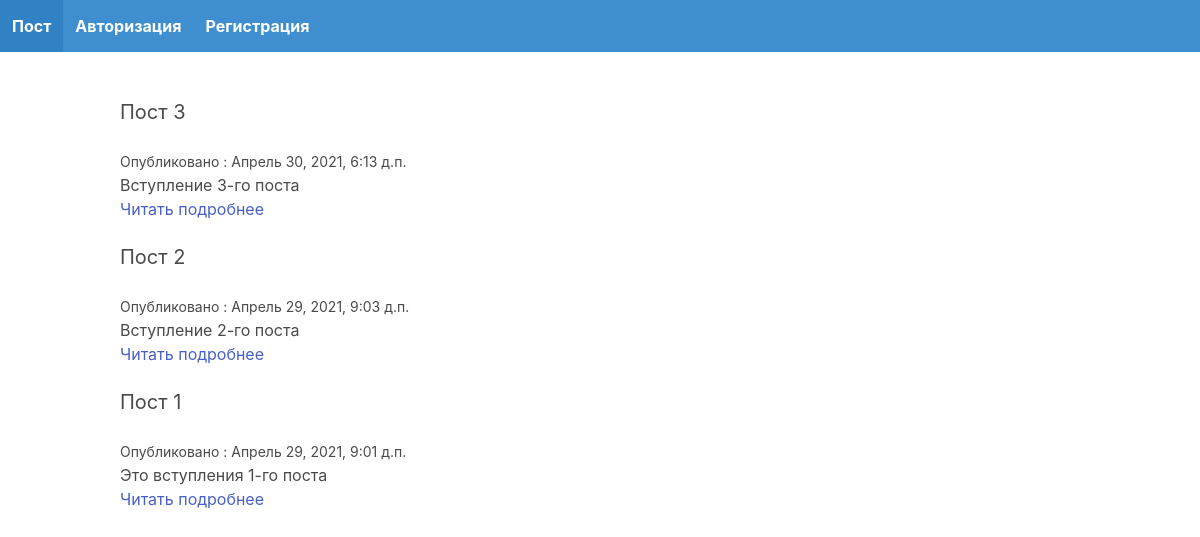
The page / on the database its author committed.
### blog/models.py (models this page shows)
class Post(models.Model):
    title = models.CharField(name="Название", max_length=255)
    slug = models.SlugField()
    intro = models.TextField(name="Вступление")
    body = models.TextField(name="Текст")
    date_abbed = models.DateTimeField(auto_now_add=True)
    class Meta:
        ordering = ['-date_abbed']

### blog/views.py (the view)
# urls.py: path('', frontpage, name='fronpage'),
def frontpage(request):
    posts = Post.objects.all()
    return render(request, 'blog/fronpage.html', {'posts': posts})

### blog/templates/blog/fronpage.html
{% extends 'blog/base.html' %}
{% block content %}
    {% for post in posts %}
        <div class="post block">
            <h2 class="subtitle">{{ post.Название }}</h2>
            <small>Опубликовано : {{ post.date_abbed }}</small>
            <p>{{ post.Вступление }}</p>
            <a href="{% url 'post_detail' post.slug%}">Читать подробнее</a>
        </div>
    {% endfor %}
{% endblock %}

### blog/templates/blog/base.html (shortened to what this page needs)
<!doctype html>
<html lang="en">
<head>
    <link rel="stylesheet" href="https://cdn.jsdelivr.net/npm/bulma@0.9.1/css/bulma.min.css">
</head>
<body>
    <nav class="navbar is-info">
        <div class="navbar-brand">
            <a href="/" class="navbar-item"><strong>Пост</strong></a>
            <a href="{% url 'login'%}" class="navbar-item"><strong>Авторизация</strong></a>
            <a href="{% url 'login'%}" class="navbar-item"><strong>Регистрация</strong></a>
        </div>
    </nav>
    <section class="section">
        <div class="container">
            {% block content %}
            {% endblock %}
        </div>
    </section>
</body>
</html>

### rows shown on the page
Post: Название "Пост 3", date_abbed "Апрель 30, 2021, 6:13 д.п.", Вступление "Вступление 3-го поста"
Post: Название "Пост 2", date_abbed "Апрель 29, 2021, 9:03 д.п.", Вступление "Вступление 2-го поста"
Post: Название "Пост 1", date_abbed "Апрель 29, 2021, 9:01 д.п.", Вступление "Это вступления 1-го поста"
